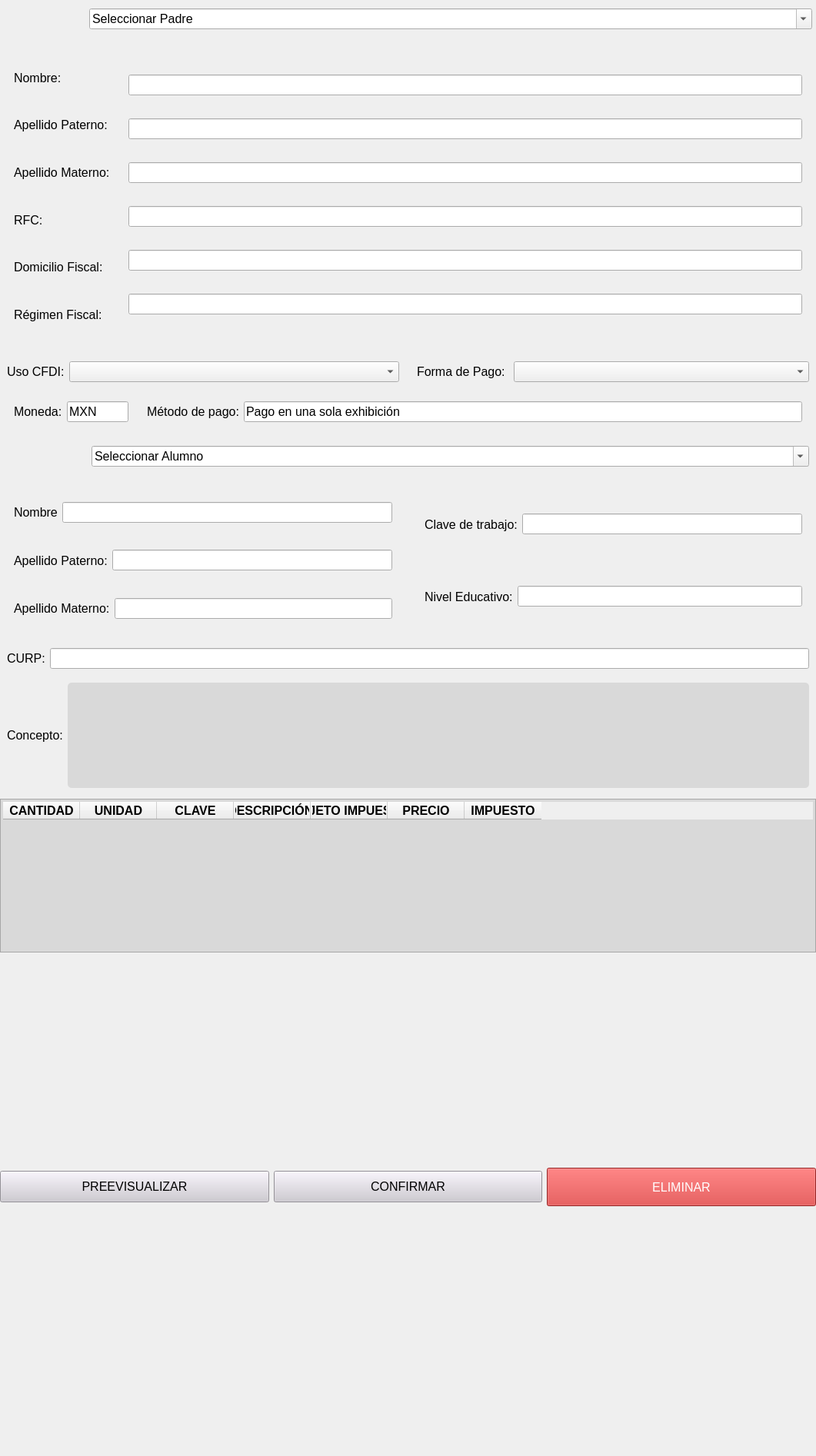
                <widget class="QWidget" name="scrollAreaWidgetContents">
                 <property name="geometry">
                  <rect>
                   <x>0</x>
                   <y>0</y>
                   <width>1061</width>
                   <height>1894</height>
                  </rect>
                 </property>
                 <property name="sizePolicy">
                  <sizepolicy hsizetype="Preferred" vsizetype="Maximum">
                   <horstretch>0</horstretch>
                   <verstretch>0</verstretch>
                  </sizepolicy>
                 </property>
                 <property name="maximumSize">
                  <size>
                   <width>1061</width>
                   <height>3000</height>
                  </size>
                 </property>
                 <property name="styleSheet">
                  <string notr="true">QTextEdit{
border-radius: 5px ;
background-color: rgb(217,217,217);
color:black;
}
QComboBox{
color:black;
}
QWidget{
font-size:16px;
font-family:Arial;
}
</string>
                 </property>
                 <layout class="QVBoxLayout" name="verticalLayout_18" stretch="5,12,12,12,12,12,12,0,0">
                  <property name="spacing">
                   <number>5</number>
                  </property>
                  <property name="leftMargin">
                   <number>0</number>
                  </property>
                  <property name="topMargin">
                   <number>0</number>
                  </property>
                  <property name="rightMargin">
                   <number>0</number>
                  </property>
                  <property name="bottomMargin">
                   <number>50</number>
                  </property>
                  <item>
                   <widget class="QWidget" name="widget_2" native="true">
                    <property name="minimumSize">
                     <size>
                      <width>0</width>
                      <height>50</height>
                     </size>
                    </property>
                    <layout class="QHBoxLayout" name="horizontalLayout_8" stretch="10,90">
                     <property name="leftMargin">
                      <number>5</number>
                     </property>
                     <property name="topMargin">
                      <number>0</number>
                     </property>
                     <property name="rightMargin">
                      <number>5</number>
                     </property>
                     <property name="bottomMargin">
                      <number>0</number>
                     </property>
                     <item alignment="Qt::AlignHCenter">
                      <widget class="QLabel" name="label_16">
                       <property name="maximumSize">
                        <size>
                         <width>100</width>
                         <height>16777215</height>
                        </size>
                       </property>
                       <property name="text">
                        <string/>
                       </property>
                       <property name="pixmap">
                        <pixmap>Icono_Proyecto/Lupa.png</pixmap>
                       </property>
                      </widget>
                     </item>
                     <item>
                      <widget class="QComboBox" name="comboBox_SeleccionarPadre">
                       <property name="editable">
                        <bool>true</bool>
                       </property>
                       <property name="currentText">
                        <string>Seleccionar Padre</string>
                       </property>
                       <property name="placeholderText">
                        <string/>
                       </property>
                      </widget>
                     </item>
                    </layout>
                   </widget>
                  </item>
                  <item>
                   <widget class="QWidget" name="widget_11" native="true">
                    <property name="minimumSize">
                     <size>
                      <width>0</width>
                      <height>400</height>
                     </size>
                    </property>
                    <layout class="QHBoxLayout" name="horizontalLayout_13">
                     <item>
                      <widget class="QWidget" name="widget_12" native="true">
                       <layout class="QVBoxLayout" name="verticalLayout_19">
                        <item>
                         <widget class="QLabel" name="label_28">
                          <property name="text">
                           <string>Nombre:</string>
                          </property>
                         </widget>
                        </item>
                        <item>
                         <widget class="QLabel" name="label_27">
                          <property name="text">
                           <string>Apellido Paterno:</string>
                          </property>
                         </widget>
                        </item>
                        <item>
                         <widget class="QLabel" name="label_26">
                          <property name="text">
                           <string>Apellido Materno:</string>
                          </property>
                         </widget>
                        </item>
                        <item>
                         <widget class="QLabel" name="label_23">
                          <property name="text">
                           <string>RFC:</string>
                          </property>
                         </widget>
                        </item>
                        <item>
                         <widget class="QLabel" name="label_25">
                          <property name="text">
                           <string>Domicilio Fiscal:</string>
                          </property>
                         </widget>
                        </item>
                        <item>
                         <widget class="QLabel" name="label_24">
                          <property name="text">
                           <string>Régimen Fiscal:</string>
                          </property>
                         </widget>
                        </item>
                       </layout>
                      </widget>
                     </item>
                     <item>
                      <widget class="QWidget" name="widget_13" native="true">
                       <layout class="QVBoxLayout" name="verticalLayout_26">
                        <item>
                         <widget class="QLineEdit" name="lineEdit_NombrePadreFact">
                          <property name="readOnly">
                           <bool>true</bool>
                          </property>
                         </widget>
                        </item>
                        <item>
                         <widget class="QLineEdit" name="lineEdit_ApellidoPpadreFact">
                          <property name="readOnly">
                           <bool>true</bool>
                          </property>
                         </widget>
                        </item>
                        <item>
                         <widget class="QLineEdit" name="lineEdit_ApellidoMpadreFact">
                          <property name="readOnly">
                           <bool>true</bool>
                          </property>
                         </widget>
                        </item>
                        <item>
                         <widget class="QLineEdit" name="lineEdit_RFCpadreFactura">
                          <property name="readOnly">
                           <bool>true</bool>
                          </property>
                         </widget>
                        </item>
                        <item>
                         <widget class="QLineEdit" name="lineEdit_DomicilioFiscalFact">
                          <property name="readOnly">
                           <bool>true</bool>
                          </property>
                         </widget>
                        </item>
                        <item>
                         <widget class="QLineEdit" name="lineEdit_RegimenFiscalFact">
                          <property name="readOnly">
                           <bool>true</bool>
                          </property>
                         </widget>
                        </item>
                       </layout>
                      </widget>
                     </item>
                    </layout>
                   </widget>
                  </item>
                  <item>
                   <widget class="QWidget" name="widget_10" native="true">
                    <property name="minimumSize">
                     <size>
                      <width>0</width>
                      <height>0</height>
                     </size>
                    </property>
                    <layout class="QHBoxLayout" name="horizontalLayout_14">
                     <property name="spacing">
                      <number>5</number>
                     </property>
                     <property name="leftMargin">
                      <number>0</number>
                     </property>
                     <property name="topMargin">
                      <number>0</number>
                     </property>
                     <property name="rightMargin">
                      <number>0</number>
                     </property>
                     <property name="bottomMargin">
                      <number>0</number>
                     </property>
                     <item>
                      <widget class="QWidget" name="widget_15" native="true">
                       <layout class="QHBoxLayout" name="horizontalLayout_15">
                        <item>
                         <widget class="QLabel" name="label_29">
                          <property name="maximumSize">
                           <size>
                            <width>75</width>
                            <height>16777215</height>
                           </size>
                          </property>
                          <property name="text">
                           <string>Uso CFDI:</string>
                          </property>
                         </widget>
                        </item>
                        <item>
                         <widget class="QComboBox" name="comboBox_CFDI"/>
                        </item>
                       </layout>
                      </widget>
                     </item>
                     <item>
                      <widget class="QWidget" name="widget_16" native="true">
                       <property name="minimumSize">
                        <size>
                         <width>0</width>
                         <height>0</height>
                        </size>
                       </property>
                       <layout class="QHBoxLayout" name="horizontalLayout_16">
                        <item>
                         <widget class="QLabel" name="label_30">
                          <property name="maximumSize">
                           <size>
                            <width>120</width>
                            <height>16777215</height>
                           </size>
                          </property>
                          <property name="text">
                           <string>Forma de Pago:</string>
                          </property>
                         </widget>
                        </item>
                        <item>
                         <widget class="QComboBox" name="comboBox_FormaPago"/>
                        </item>
                       </layout>
                      </widget>
                     </item>
                    </layout>
                   </widget>
                  </item>
                  <item>
                   <widget class="QWidget" name="widget_3" native="true">
                    <property name="minimumSize">
                     <size>
                      <width>0</width>
                      <height>0</height>
                     </size>
                    </property>
                    <layout class="QHBoxLayout" name="horizontalLayout_17">
                     <property name="topMargin">
                      <number>0</number>
                     </property>
                     <property name="bottomMargin">
                      <number>0</number>
                     </property>
                     <item>
                      <widget class="QWidget" name="widget_17" native="true">
                       <layout class="QHBoxLayout" name="horizontalLayout_18">
                        <item>
                         <widget class="QLabel" name="label_31">
                          <property name="maximumSize">
                           <size>
                            <width>70</width>
                            <height>16777215</height>
                           </size>
                          </property>
                          <property name="text">
                           <string>Moneda:</string>
                          </property>
                         </widget>
                        </item>
                        <item alignment="Qt::AlignHCenter">
                         <widget class="QLineEdit" name="lineEdit_Moneda">
                          <property name="maximumSize">
                           <size>
                            <width>80</width>
                            <height>16777215</height>
                           </size>
                          </property>
                          <property name="text">
                           <string>MXN</string>
                          </property>
                         </widget>
                        </item>
                       </layout>
                      </widget>
                     </item>
                     <item>
                      <widget class="QWidget" name="widget_18" native="true">
                       <layout class="QHBoxLayout" name="horizontalLayout_19">
                        <item>
                         <widget class="QLabel" name="label_32">
                          <property name="maximumSize">
                           <size>
                            <width>125</width>
                            <height>16777215</height>
                           </size>
                          </property>
                          <property name="text">
                           <string>Método de pago:</string>
                          </property>
                         </widget>
                        </item>
                        <item>
                         <widget class="QLineEdit" name="lineEdit_MetodoPago">
                          <property name="text">
                           <string>Pago en una sola exhibición</string>
                          </property>
                         </widget>
                        </item>
                       </layout>
                      </widget>
                     </item>
                    </layout>
                   </widget>
                  </item>
                  <item>
                   <widget class="QWidget" name="widget_8" native="true">
                    <property name="minimumSize">
                     <size>
                      <width>0</width>
                      <height>60</height>
                     </size>
                    </property>
                    <layout class="QHBoxLayout" name="horizontalLayout_20" stretch="10,90">
                     <item alignment="Qt::AlignHCenter">
                      <widget class="QLabel" name="label_33">
                       <property name="maximumSize">
                        <size>
                         <width>60</width>
                         <height>16777215</height>
                        </size>
                       </property>
                       <property name="text">
                        <string/>
                       </property>
                       <property name="pixmap">
                        <pixmap>Icono_Proyecto/Lupa.png</pixmap>
                       </property>
                      </widget>
                     </item>
                     <item>
                      <widget class="QComboBox" name="comboBox_SeleccionarAlumno">
                       <property name="editable">
                        <bool>true</bool>
                       </property>
                       <property name="currentText">
                        <string>Seleccionar Alumno</string>
                       </property>
                      </widget>
                     </item>
                    </layout>
                   </widget>
                  </item>
                  <item>
                   <widget class="QWidget" name="widget_4" native="true">
                    <property name="minimumSize">
                     <size>
                      <width>0</width>
                      <height>200</height>
                     </size>
                    </property>
                    <layout class="QHBoxLayout" name="horizontalLayout_21">
                     <property name="leftMargin">
                      <number>0</number>
                     </property>
                     <property name="topMargin">
                      <number>0</number>
                     </property>
                     <property name="rightMargin">
                      <number>0</number>
                     </property>
                     <property name="bottomMargin">
                      <number>0</number>
                     </property>
                     <item>
                      <widget class="QWidget" name="widget_19" native="true">
                       <layout class="QVBoxLayout" name="verticalLayout_28">
                        <item>
                         <widget class="QWidget" name="widget_22" native="true">
                          <layout class="QHBoxLayout" name="horizontalLayout_22">
                           <item>
                            <widget class="QLabel" name="label_34">
                             <property name="text">
                              <string>Nombre</string>
                             </property>
                            </widget>
                           </item>
                           <item>
                            <widget class="QLineEdit" name="lineEdit_NombreAlumnoFactura">
                             <property name="readOnly">
                              <bool>true</bool>
                             </property>
                            </widget>
                           </item>
                          </layout>
                         </widget>
                        </item>
                        <item>
                         <widget class="QWidget" name="widget_21" native="true">
                          <layout class="QHBoxLayout" name="horizontalLayout_24">
                           <item>
                            <widget class="QLabel" name="label_35">
                             <property name="text">
                              <string>Apellido Paterno:</string>
                             </property>
                            </widget>
                           </item>
                           <item>
                            <widget class="QLineEdit" name="lineEdit_ApellidoPAlumnoFactura">
                             <property name="readOnly">
                              <bool>true</bool>
                             </property>
                            </widget>
                           </item>
                          </layout>
                         </widget>
                        </item>
                        <item>
                         <widget class="QWidget" name="widget_6" native="true">
                          <layout class="QHBoxLayout" name="horizontalLayout_40">
                           <item>
                            <widget class="QLabel" name="label_40">
                             <property name="text">
                              <string>Apellido Materno:</string>
                             </property>
                            </widget>
                           </item>
                           <item>
                            <widget class="QLineEdit" name="lineEdit_ApellidoMAlumFactura">
                             <property name="readOnly">
                              <bool>true</bool>
                             </property>
                            </widget>
                           </item>
                          </layout>
                         </widget>
                        </item>
                       </layout>
                      </widget>
                     </item>
                     <item>
                      <widget class="QWidget" name="widget_20" native="true">
                       <layout class="QVBoxLayout" name="verticalLayout_27">
                        <item>
                         <widget class="QWidget" name="widget_24" native="true">
                          <layout class="QHBoxLayout" name="horizontalLayout_23">
                           <item>
                            <widget class="QLabel" name="label_36">
                             <property name="text">
                              <string>Clave de trabajo:</string>
                             </property>
                            </widget>
                           </item>
                           <item>
                            <widget class="QLineEdit" name="lineEdit_ClavetrabajoFactura">
                             <property name="readOnly">
                              <bool>true</bool>
                             </property>
                            </widget>
                           </item>
                          </layout>
                         </widget>
                        </item>
                        <item>
                         <widget class="QWidget" name="widget_23" native="true">
                          <layout class="QHBoxLayout" name="horizontalLayout_25">
                           <item>
                            <widget class="QLabel" name="label_37">
                             <property name="text">
                              <string>Nivel Educativo:</string>
                             </property>
                            </widget>
                           </item>
                           <item>
                            <widget class="QLineEdit" name="lineEdit_NivelEducativo">
                             <property name="readOnly">
                              <bool>true</bool>
                             </property>
                            </widget>
                           </item>
                          </layout>
                         </widget>
                        </item>
                       </layout>
                      </widget>
                     </item>
                    </layout>
                   </widget>
                  </item>
                  <item>
                   <widget class="QWidget" name="widget_9" native="true">
                    <property name="minimumSize">
                     <size>
                      <width>0</width>
                      <height>200</height>
                     </size>
                    </property>
                    <layout class="QVBoxLayout" name="verticalLayout_29">
                     <property name="spacing">
                      <number>0</number>
                     </property>
                     <property name="leftMargin">
                      <number>0</number>
                     </property>
                     <property name="topMargin">
                      <number>0</number>
                     </property>
                     <property name="rightMargin">
                      <number>0</number>
                     </property>
                     <property name="bottomMargin">
                      <number>0</number>
                     </property>
                     <item>
                      <widget class="QWidget" name="widget_26" native="true">
                       <layout class="QHBoxLayout" name="horizontalLayout_26">
                        <item>
                         <widget class="QLabel" name="label_38">
                          <property name="text">
                           <string>CURP:</string>
                          </property>
                         </widget>
                        </item>
                        <item>
                         <widget class="QLineEdit" name="lineEdit_CURPFactura">
                          <property name="readOnly">
                           <bool>true</bool>
                          </property>
                         </widget>
                        </item>
                       </layout>
                      </widget>
                     </item>
                     <item>
                      <widget class="QWidget" name="widget_25" native="true">
                       <layout class="QHBoxLayout" name="horizontalLayout_33">
                        <item>
                         <widget class="QLabel" name="label_39">
                          <property name="text">
                           <string>Concepto:</string>
                          </property>
                         </widget>
                        </item>
                        <item>
                         <widget class="QTextEdit" name="textEdit_ConceptoFactura"/>
                        </item>
                       </layout>
                      </widget>
                     </item>
                    </layout>
                   </widget>
                  </item>
                  <item>
                   <widget class="QWidget" name="widget_5" native="true">
                    <property name="minimumSize">
                     <size>
                      <width>0</width>
                      <height>200</height>
                     </size>
                    </property>
                    <layout class="QHBoxLayout" name="horizontalLayout_39">
                     <property name="spacing">
                      <number>0</number>
                     </property>
                     <property name="leftMargin">
                      <number>0</number>
                     </property>
                     <property name="topMargin">
                      <number>0</number>
                     </property>
                     <property name="rightMargin">
                      <number>0</number>
                     </property>
                     <property name="bottomMargin">
                      <number>0</number>
                     </property>
                     <item>
                      <widget class="QTableWidget" name="tableWidget_Factura">
                       <property name="styleSheet">
                        <string notr="true">QTableWidget{
background-color:rgb(217,217,217);
color: black;
font-size: 13px;
font-family:arial;
Padding:3px;
}
QHeaderView::section{ 
color: black; 
font-weight: bold; 
}</string>
                       </property>
                       <attribute name="horizontalHeaderCascadingSectionResizes">
                        <bool>true</bool>
                       </attribute>
                       <attribute name="horizontalHeaderMinimumSectionSize">
                        <number>40</number>
                       </attribute>
                       <column>
                        <property name="text">
                         <string>CANTIDAD</string>
                        </property>
                       </column>
                       <column>
                        <property name="text">
                         <string>UNIDAD</string>
                        </property>
                       </column>
                       <column>
                        <property name="text">
                         <string>CLAVE</string>
                        </property>
                       </column>
                       <column>
                        <property name="text">
                         <string>DESCRIPCIÓN </string>
                        </property>
                       </column>
                       <column>
                        <property name="text">
                         <string>OBJETO IMPUESTO</string>
                        </property>
                       </column>
                       <column>
                        <property name="text">
                         <string>PRECIO</string>
                        </property>
                       </column>
                       <column>
                        <property name="text">
                         <string>IMPUESTO</string>
                        </property>
                       </column>
                      </widget>
                     </item>
                    </layout>
                   </widget>
                  </item>
                  <item alignment="Qt::AlignTop">
                   <widget class="QWidget" name="widget_7" native="true">
                    <property name="sizePolicy">
                     <sizepolicy hsizetype="Preferred" vsizetype="Maximum">
                      <horstretch>0</horstretch>
                      <verstretch>0</verstretch>
                     </sizepolicy>
                    </property>
                    <property name="minimumSize">
                     <size>
                      <width>0</width>
                      <height>600</height>
                     </size>
                    </property>
                    <property name="styleSheet">
                     <string notr="true">QPushButton{
color:black;
background-color: rgb(206,202,210);
padding: 10px;
}
QPushButton:hover{
border: 1px solid black;
}</string>
                    </property>
                    <layout class="QHBoxLayout" name="horizontalLayout_36">
                     <property name="spacing">
                      <number>6</number>
                     </property>
                     <property name="leftMargin">
                      <number>0</number>
                     </property>
                     <property name="topMargin">
                      <number>0</number>
                     </property>
                     <property name="rightMargin">
                      <number>0</number>
                     </property>
                     <property name="bottomMargin">
                      <number>0</number>
                     </property>
                     <item>
                      <widget class="QPushButton" name="pushButton_Preevisualizar">
                       <property name="text">
                        <string>PREEVISUALIZAR</string>
                       </property>
                       <property name="icon">
                        <iconset>
                         <normaloff>Icono_Proyecto/Icono_Vizualizar.png</normaloff>Icono_Proyecto/Icono_Vizualizar.png</iconset>
                       </property>
                       <property name="iconSize">
                        <size>
                         <width>28</width>
                         <height>28</height>
                        </size>
                       </property>
                      </widget>
                     </item>
                     <item>
                      <widget class="QPushButton" name="pushButton_ImprimirFactura">
                       <property name="text">
                        <string>CONFIRMAR</string>
                       </property>
                       <property name="icon">
                        <iconset>
                         <normaloff>Icono_Proyecto/Icono_enviar.png</normaloff>Icono_Proyecto/Icono_enviar.png</iconset>
                       </property>
                       <property name="iconSize">
                        <size>
                         <width>32</width>
                         <height>32</height>
                        </size>
                       </property>
                      </widget>
                     </item>
                     <item>
                      <widget class="QPushButton" name="pushButton_EliminarFactura">
                       <property name="minimumSize">
                        <size>
                         <width>0</width>
                         <height>50</height>
                        </size>
                       </property>
                       <property name="styleSheet">
                        <string notr="true">QPushButton{
background-color:rgb(210,50,50);
color:white;
}
</string>
                       </property>
                       <property name="text">
                        <string>ELIMINAR</string>
                       </property>
                       <property name="iconSize">
                        <size>
                         <width>28</width>
                         <height>28</height>
                        </size>
                       </property>
                      </widget>
                     </item>
                    </layout>
                   </widget>
                  </item>
                 </layout>
                </widget>
